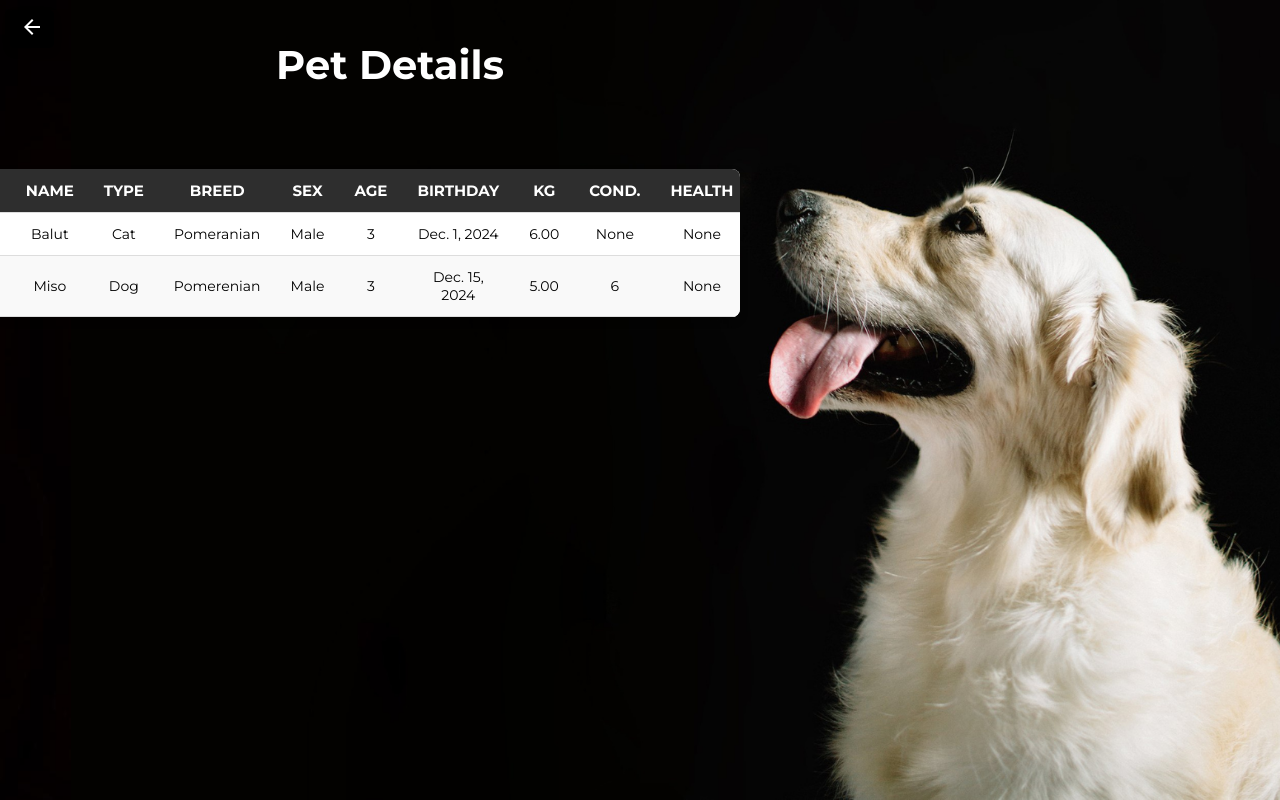
The app's page /pets/ (signed in) with its own data.
### app/models.py (models this page shows, shortened)
class Pets(models.Model):
    user = models.ForeignKey(User, on_delete=models.CASCADE, related_name="pets")
    pet_name = models.CharField(max_length=30, null=True, blank=True)
    pet_type = models.CharField(max_length=30, null=True, blank=True)
    pet_breed = models.CharField(max_length=30, null=True, blank=True)
    pet_sex = models.CharField(max_length=30, null=True, blank=True)
    pet_age = models.IntegerField(blank=True, null=True)
    pet_birthday = models.DateField(null=True, blank=True)
    pet_condition = models.CharField(max_length=30, null=True, blank=True)
    pet_health = models.CharField(max_length=30, null=True, blank=True)
    pet_weight = models.DecimalField(max_digits=5, decimal_places=2, null=True, blank=True)

### app/views.py (the view)
# urls.py: path('pets/', views.pet_list, name='admin_pets'),
@login_required
def pet_list(request):
    pets = Pets.objects.all()
    return render(request, 'admin-update-pet.html', {'pets': pets})

### app/templates/admin-update-pet.html (shortened to what this page needs)
{% load static %}
<!DOCTYPE html>
<html lang="en">
<head>
    <link rel="stylesheet" href="{% static 'css/adminregpets.css' %}">
</head>
<body>
<div class="admin-pets-page">
    <a href="{% url 'admin-home' %}" class="home-btn">
        <button class="home-btn-button">
            <svg xmlns="http://www.w3.org/2000/svg" height="24px" viewBox="0 -960 960 960" width="24px" fill="#FFFFFF">
                <path d="m313-440 224 224-57 56-320-320 320-320 57 56-224 224h487v80H313Z"/>
            </svg>
        </button>
    </a>
    <div class="admin-pets-main-text">
        <p>Pet Details</p>
    </div>
    <div class="admin-pets-content">
        {% if pets %}
        <div class="admin-pets-table-container">
            <table class="admin-pets-table">
                <thead>
                    <tr>
                        <th>#</th>
                        <th>Name</th>
                        <th>Type</th>
                        <th>Breed</th>
                        <th>Sex</th>
                        <th>Age</th>
                        <th>Birthday</th>
                        <th>Kg</th>
                        <th>Cond.</th>
                        <th>Health</th>
                    </tr>
                </thead>
                <tbody>
                    {% for pet in pets %}
                    <tr class="clickable-row" data-id="{{ pet.id }}"
                        data-name="{{ pet.pet_name }}" data-type="{{ pet.pet_type }}"
                        data-breed="{{ pet.pet_breed }}" data-sex="{{ pet.pet_sex }}"
                        data-age="{{ pet.pet_age }}" data-birthday="{{ pet.pet_birthday }}"
                        data-weight="{{ pet.pet_weight }}" data-condition="{{ pet.pet_condition }}"
                        data-health="{{ pet.pet_health }}">
                        <td>{{ forloop.counter }}</td>
                        <td>{{ pet.pet_name }}</td>
                        <td>{{ pet.pet_type }}</td>
                        <td>{{ pet.pet_breed }}</td>
                        <td>{{ pet.pet_sex }}</td>
                        <td>{{ pet.pet_age }}</td>
                        <td>{{ pet.pet_birthday }}</td>
                        <td>{{ pet.pet_weight }}</td>
                        <td>{{ pet.pet_condition }}</td>
                        <td>{{ pet.pet_health }}</td>
                    </tr>
                    {% endfor %}
                </tbody>
            </table>
        </div>
        {% else %}
        <div class="admin-pets-no-appointments">
            <h2>No Pets Registered</h2>
            <p>There are currently no pets registered.</p>
        </div>
        {% endif %}
    </div>
</div>
</body>
</html>

### static/css/adminregpets.css (style rules this page uses)
html, body { margin: 0; height: 100%; }
.admin-pets-page { display: flex; flex-direction: column; background-color: #1a1a1a; min-height: 100vh; gap: 20px; align-items: center; background-image: url("../assets/welcome/whitedog.png"); background-size: cover; background-repeat: no-repeat; background-position: center; }
.admin-pets-main-text { color: white; font-size: 40px; text-align: justify; font-family: "Montserrat"; font-weight: bolder; margin-left: -500px; }
.admin-pets-table-container { width: 100%; max-width: 770px; margin: 20px auto; background-color: white; border-radius: 8px; overflow: hidden; box-shadow: 0 4px 8px rgba(0, 0, 0, 0.2); margin-right: 570px; }
.admin-pets-table { word-break: 100%; border-collapse: collapse; font-family: "Montserrat", sans-serif; }
.admin-pets-table th, .admin-pets-table td { padding: 12px 15px; text-align: center; border-bottom: 1px solid #ddd; }
.admin-pets-table th { background-color: #2E2E2E ; color: white; font-size: 15px; text-transform: uppercase; }
.admin-pets-table tr:nth-child(even) { background-color: #f9f9f9; }
.admin-pets-table td { font-size: 14px; }
.home-btn { position: absolute; top: 10px; left: 10px; text-decoration: none; }
.home-btn-button { background-color: black; color: white; padding: 5px 10px; font-size: 14px; font-family: "Montserrat"; border: none; border-radius: 5px; cursor: pointer; box-shadow: 0 4px 8px rgba(0, 0, 0, 0.1); }

### records on screen
Pets: pet_name "Balut", pet_type "Cat", pet_breed "Pomeranian", pet_sex "Male", pet_age "3", pet_birthday "Dec. 1, 2024", pet_weight "6.00", pet_condition "None", pet_health "None"
Pets: pet_name "Miso", pet_type "Dog", pet_breed "Pomerenian", pet_sex "Male", pet_age "3", pet_birthday "Dec. 15, 2024", pet_weight "5.00", pet_condition "6", pet_health "None"
